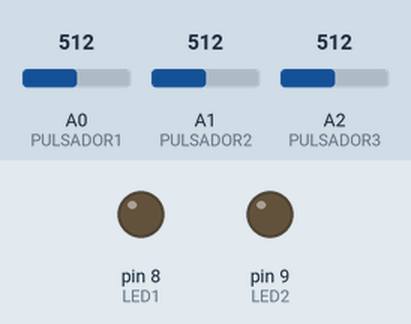
Recording of a sketch running on a simulated Arduino Uno, built with avr-gcc and run on an emulated ATmega328P. Shown: output pins drawn as LEDs (lit = HIGH). Inputs (shaded band) come from the test bench; at power-on: A1 (PULSADOR2) = 512, A2 (PULSADOR3) = 512, A0 (PULSADOR1) = 512.

Above: at 1.2 s.
1.3 s: A1 (PULSADOR2) set to 0
At 2.6 s:
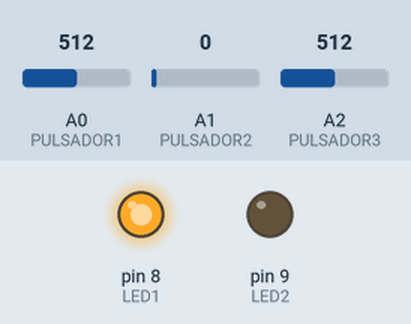
2.9 s: A2 (PULSADOR3) set to 0
At 3.6 s:
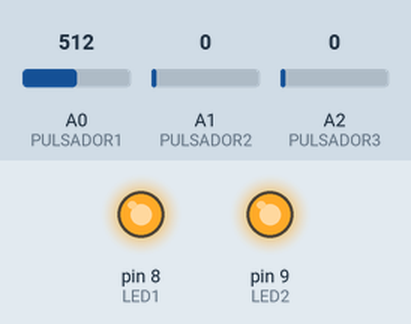
Timing chart, 0 to 5.9 s (numbered marks = the images above; inputs shaded):
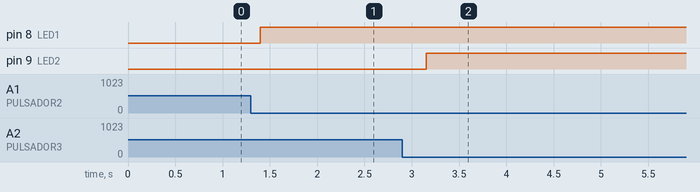

Measured:
- after the input at 1.3 s, pin 8 (LED1): LOW → HIGH after 0.10 s
- after the input at 2.9 s, pin 9 (LED2): LOW → HIGH after 0.25 s

The sketch:

Ejercicio_1.ino
```cpp
int i = 2;
int brillo = 0;
int PULSADOR1 = A0;
int PULSADOR2 = A1;
int PULSADOR3 = A2;
int LED1 = 8;
int LED2 = 9;
int estado;


void setup()
{
  pinMode(LED1, OUTPUT);
  pinMode(LED2, OUTPUT);
  pinMode(PULSADOR1, INPUT);
  pinMode(PULSADOR2, INPUT);
  pinMode(PULSADOR3, INPUT);
  Serial.begin(9600);
  estado = LED1;
}


void loop() {


  if (analogRead(PULSADOR3) == LOW)
  {
    if (estado == LED1)
    {
      estado = LED2;
      i = 2;
      delay(100);
    }
    else
    {
      estado = LED1; // Alternar entre LED1 y LED2
      i = 2;
      delay(100);
    }
  }

  if (analogRead(PULSADOR1) == LOW)
  {
    i = 1;
    brillo = 0;
    delay(100);
  }

  if (analogRead(PULSADOR2) == LOW) {
    i = 0;
    brillo = 255;
    delay(100);
  }

  if (i == 0 || i == 1)
  {
    brillo = constrain(brillo, 0, 255); // el brillo esté en el rango válido

    analogWrite(estado,brillo);

    if (i == 0)
    {
      brillo -= 10; // Decrementa el brillo
    }
    else if (i == 1)
    {
      brillo += 5; // Incrementa el brillo

    }

  delay(50);
  }
   // Actualiza el estado anterior
}
```
